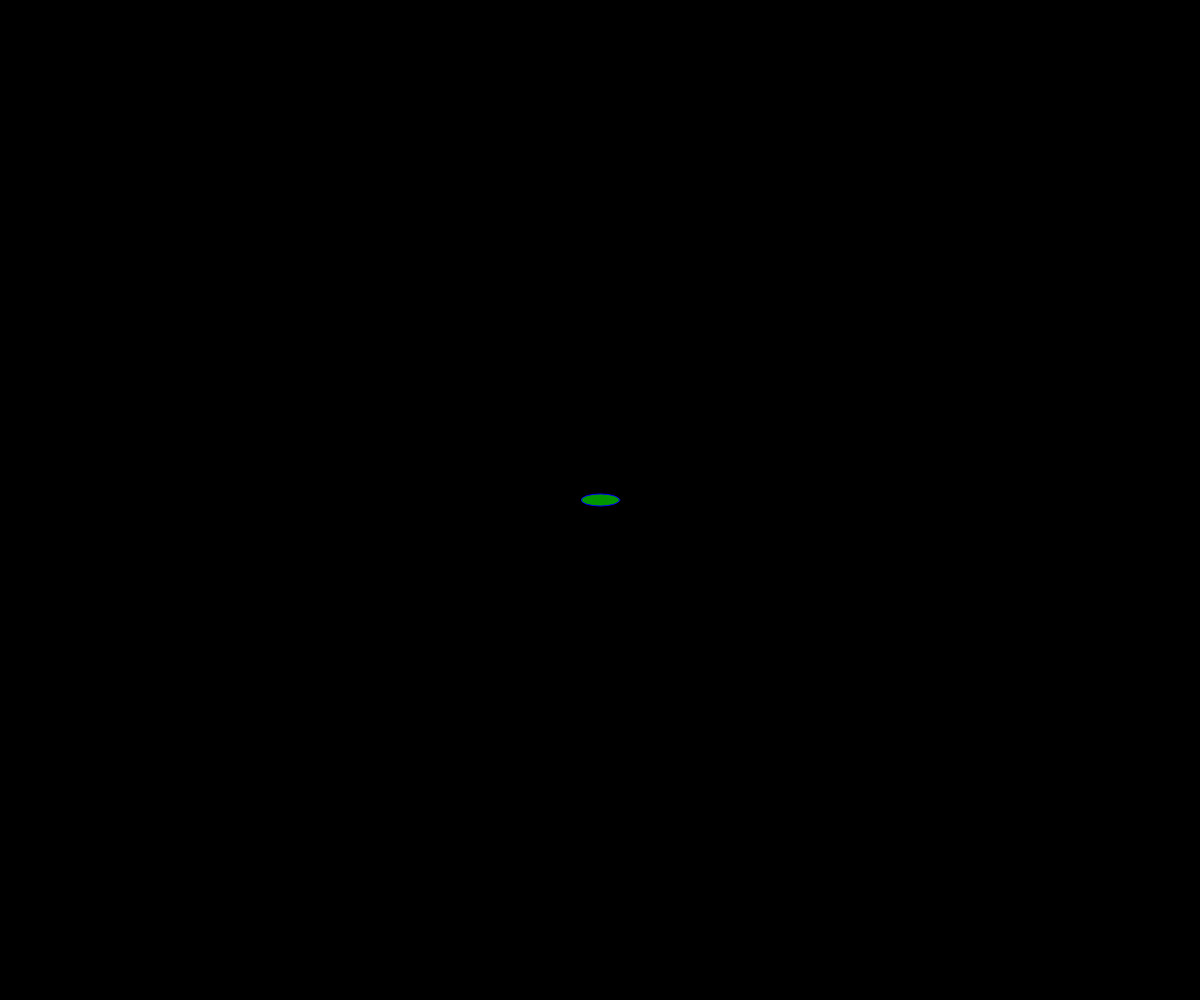
Frame 1 (no input)
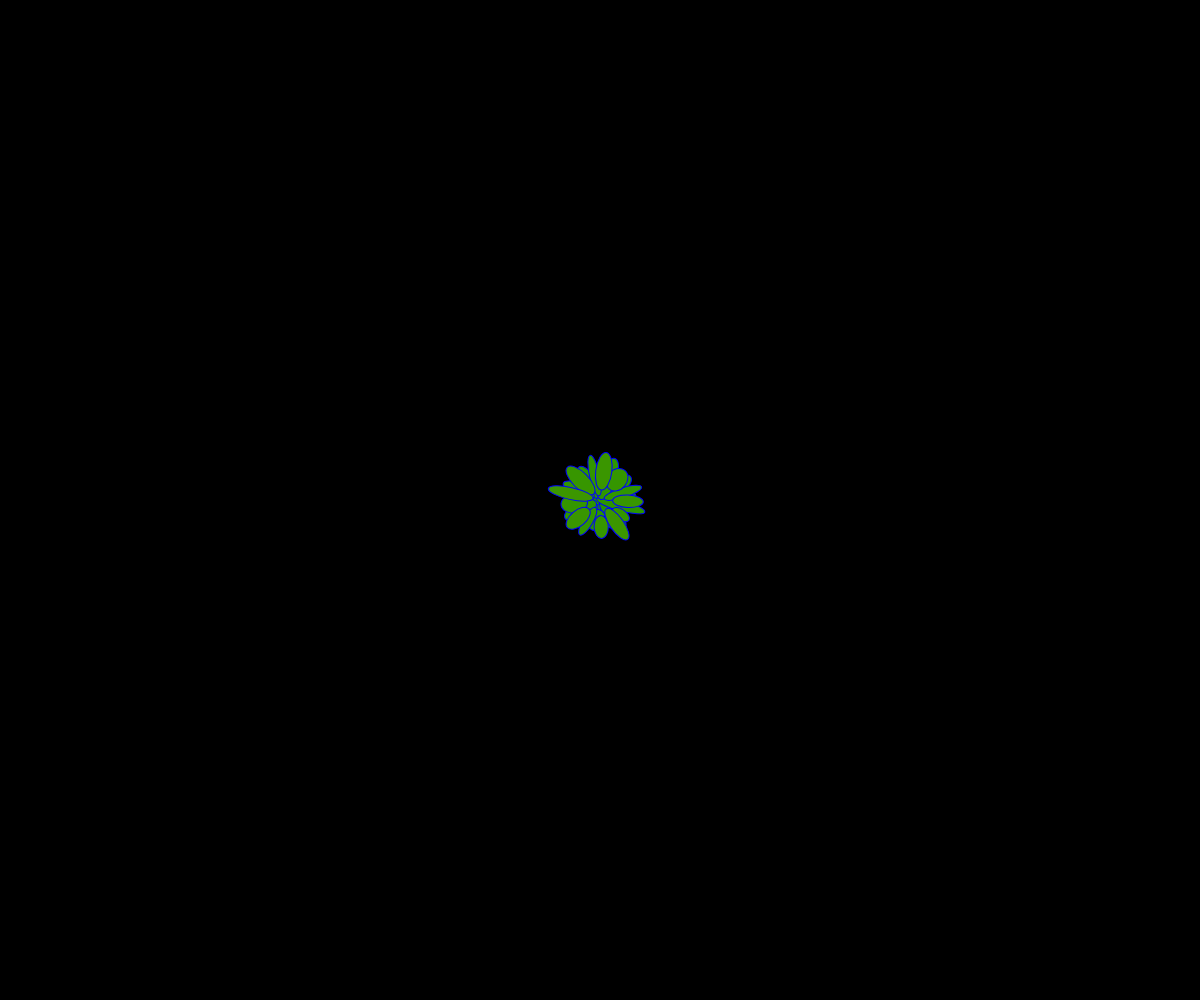
Frame 60 (no input)
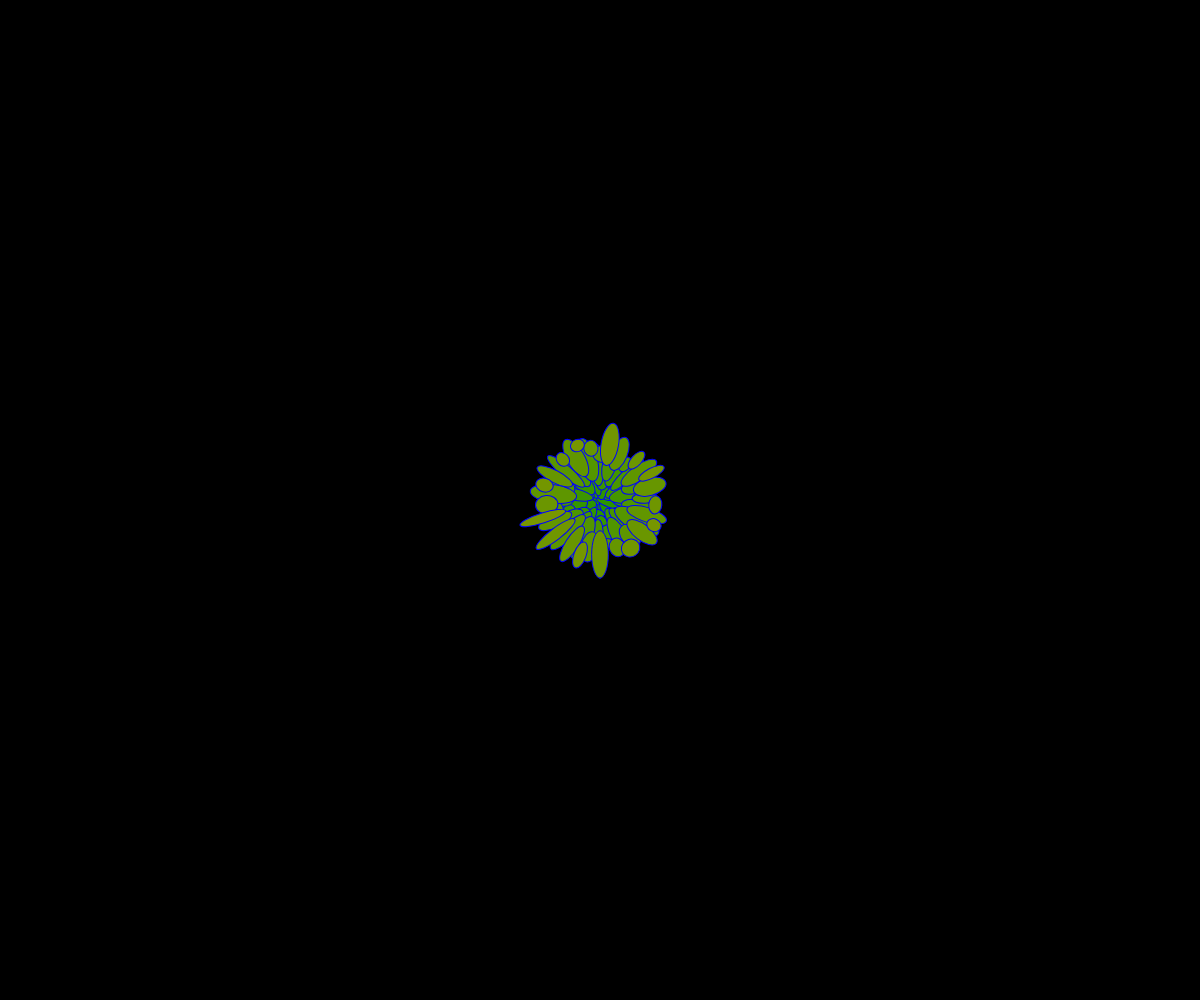
Frame 120 (the mouse pressed at the canvas centre since frame 60)

The p5.js sketch that drew these frames (run headless with seeded random() and noise() and a simulated clock; from frame 60 on, the mouse is pressed at the canvas centre):

// p5.js sketch
// ── sketch.js
let r=0;

function setup() {
  createCanvas(windowWidth, windowHeight);
  background(0);
  
}

function draw() {
   
  translate(width/2,height/2);
  rotate(radians(r));
  //rotate(r);
   stroke(0,0,255);
  fill(frameCount%255,150,0);  // changing the color r of rgb with frameCount%255
  ellipse(frameCount%width/2,0,random(10,50),random(10,20));  // changing the size and shape of the circle with random()
  //r=r+sqrt(2);
  //r=r+1.618;
  r=r+137.5;
  //r=r+0.618;
         
}
